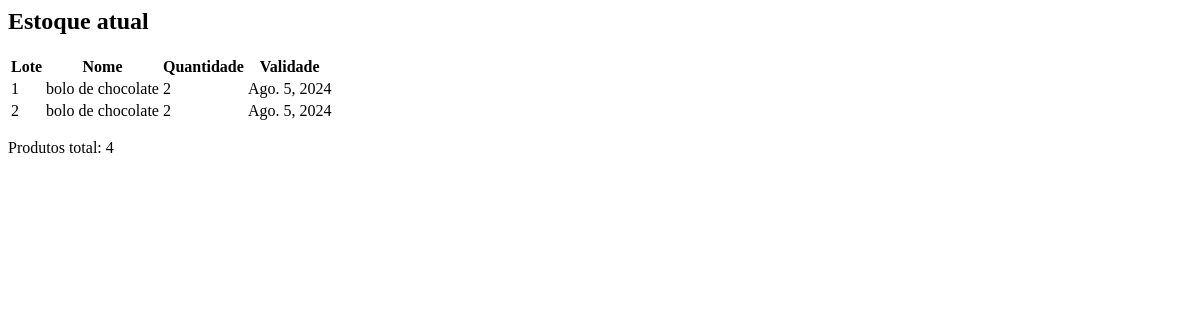
Page /stock/report/ on the earlier database version.
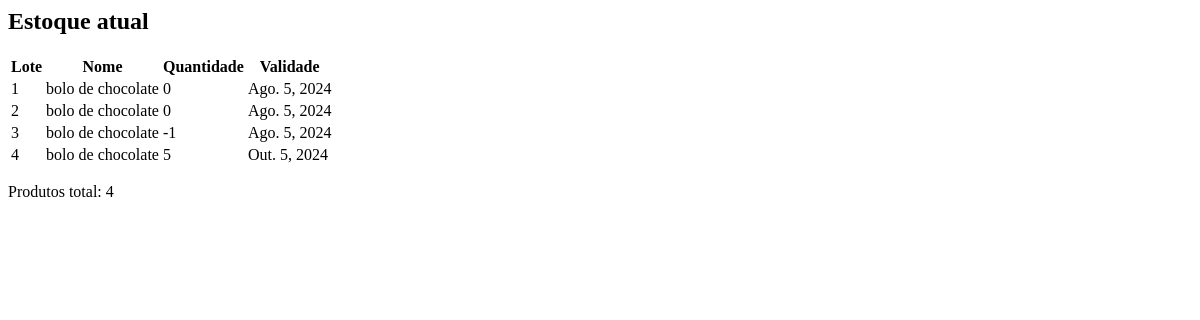
Same page on the later database version.
### products/models.py (models this page shows, shortened)
class Product(models.Model):
    name = models.CharField(max_length=100)
    quantity = models.IntegerField()
    expiration_date = models.DateField()
    user = models.ForeignKey(User, on_delete=models.CASCADE)

### products/views.py (the view)
# urls.py: path('stock/report/', stock_report, name='stock_report'),
def stock_report(request):
    products = Product.objects.all()
    total_stock = sum(product.quantity for product in products)
    return render(request, 'stock_report.html', {'products': products, 'total_stock': total_stock})

### products/templates/stock_report.html
<h2>Estoque atual</h2>
<table>
    <thead>
        <tr>
            <th>Lote</th>
            <th>Nome</th>
            <th>Quantidade</th>
            <th>Validade</th>
        </tr>
    </thead>
    <tbody>
        {% for product in products %}
        <tr>
            <td>{{ product.id }}</td>
            <td>{{ product.name }}</td>
            <td>{{ product.quantity }}</td>
            <td>{{ product.expiration_date }}</td>
        </tr>
        {% endfor %}
    </tbody>
</table>
<p>Produtos total: {{ total_stock }}</p>

Differences in the rows shown:
changed Product id 1: quantity "2" → "0"
changed Product id 2: quantity "2" → "0"
added Product: id "3", name "bolo de chocolate", quantity "-1", expiration_date "Ago. 5, 2024"
added Product: id "4", name "bolo de chocolate", quantity "5", expiration_date "Out. 5, 2024"
